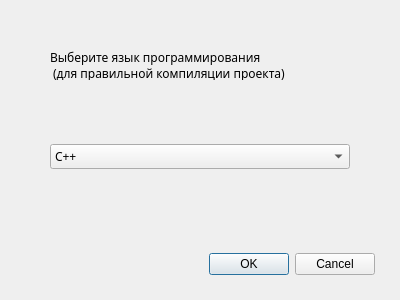
<?xml version="1.0" encoding="UTF-8"?>
<ui version="4.0">
 <class>LanguageDialog</class>
 <widget class="QDialog" name="LanguageDialog">
  <property name="geometry">
   <rect>
    <x>0</x>
    <y>0</y>
    <width>400</width>
    <height>300</height>
   </rect>
  </property>
  <property name="minimumSize">
   <size>
    <width>400</width>
    <height>300</height>
   </size>
  </property>
  <property name="maximumSize">
   <size>
    <width>400</width>
    <height>300</height>
   </size>
  </property>
  <property name="windowTitle">
   <string>Выбор языка</string>
  </property>
  <property name="windowIcon">
   <iconset>
    <normaloff>../build-IDE-Desktop_Qt_5_15_2_MinGW_64_bit-Debug/icon.png</normaloff>../build-IDE-Desktop_Qt_5_15_2_MinGW_64_bit-Debug/icon.png</iconset>
  </property>
  <layout class="QGridLayout" name="gridLayout" rowstretch="0,0">
   <property name="leftMargin">
    <number>25</number>
   </property>
   <property name="topMargin">
    <number>25</number>
   </property>
   <property name="rightMargin">
    <number>25</number>
   </property>
   <property name="bottomMargin">
    <number>25</number>
   </property>
   <property name="spacing">
    <number>15</number>
   </property>
   <item row="0" column="0">
    <layout class="QVBoxLayout" name="enterLanguageLayout">
     <property name="spacing">
      <number>25</number>
     </property>
     <property name="leftMargin">
      <number>25</number>
     </property>
     <property name="topMargin">
      <number>25</number>
     </property>
     <property name="rightMargin">
      <number>25</number>
     </property>
     <property name="bottomMargin">
      <number>25</number>
     </property>
     <item alignment="Qt::AlignTop">
      <widget class="QLabel" name="languageLabel">
       <property name="maximumSize">
        <size>
         <width>16777215</width>
         <height>30</height>
        </size>
       </property>
       <property name="font">
        <font>
         <family>Trebuchet MS</family>
         <pointsize>9</pointsize>
        </font>
       </property>
       <property name="text">
        <string>Выберите язык программирования
 (для правильной компиляции проекта)</string>
       </property>
      </widget>
     </item>
     <item alignment="Qt::AlignTop">
      <widget class="QComboBox" name="languageBox">
       <property name="font">
        <font>
         <family>Trebuchet MS</family>
         <pointsize>9</pointsize>
        </font>
       </property>
       <item>
        <property name="text">
         <string>C++</string>
        </property>
       </item>
       <item>
        <property name="text">
         <string>C</string>
        </property>
       </item>
       <item>
        <property name="text">
         <string>Go</string>
        </property>
       </item>
      </widget>
     </item>
    </layout>
   </item>
   <item row="1" column="0">
    <widget class="QDialogButtonBox" name="buttonBox">
     <property name="orientation">
      <enum>Qt::Horizontal</enum>
     </property>
     <property name="standardButtons">
      <set>QDialogButtonBox::Cancel|QDialogButtonBox::Ok</set>
     </property>
    </widget>
   </item>
  </layout>
 </widget>
 <resources/>
 <connections>
  <connection>
   <sender>buttonBox</sender>
   <signal>accepted()</signal>
   <receiver>LanguageDialog</receiver>
   <slot>accept()</slot>
   <hints>
    <hint type="sourcelabel">
     <x>248</x>
     <y>254</y>
    </hint>
    <hint type="destinationlabel">
     <x>157</x>
     <y>274</y>
    </hint>
   </hints>
  </connection>
  <connection>
   <sender>buttonBox</sender>
   <signal>rejected()</signal>
   <receiver>LanguageDialog</receiver>
   <slot>reject()</slot>
   <hints>
    <hint type="sourcelabel">
     <x>316</x>
     <y>260</y>
    </hint>
    <hint type="destinationlabel">
     <x>286</x>
     <y>274</y>
    </hint>
   </hints>
  </connection>
 </connections>
</ui>
